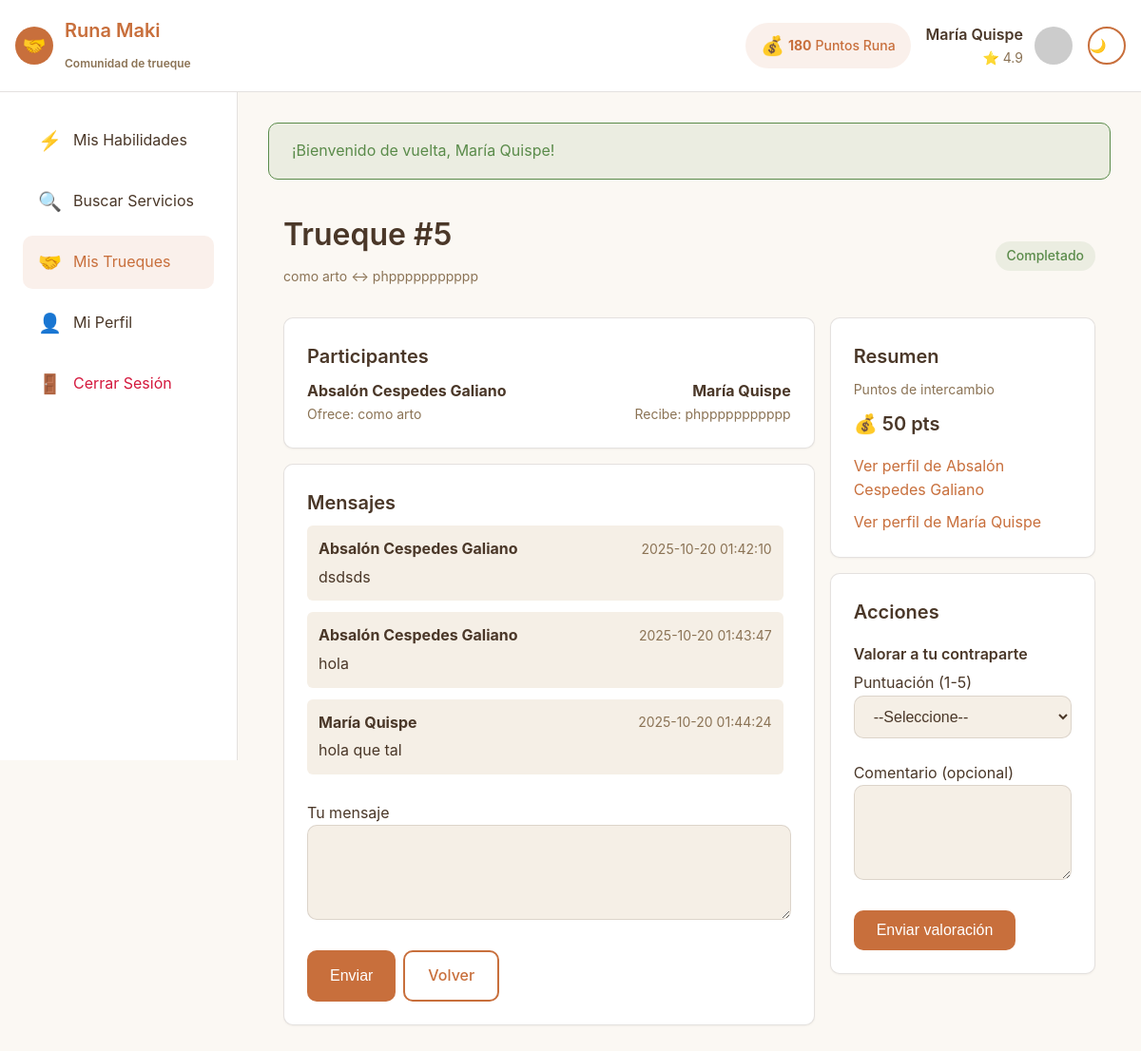
The app's page /index.php?page=trueque-detalle&id=5 (signed in) with its own data.
### tables this page shows
CREATE TABLE `trueques` (
  `id` int(11) NOT NULL,
  `usuario_ofrece_id` int(11) NOT NULL,
  `usuario_recibe_id` int(11) NOT NULL,
  `habilidad_ofrece_id` int(11) NOT NULL,
  `habilidad_recibe_id` int(11) NOT NULL,
  `puntos_intercambio` int(11) NOT NULL,
  `estado` enum('pendiente','aceptado','completado','rechazado','cancelado') DEFAULT 'pendiente',
  `fecha_creacion` timestamp NOT NULL DEFAULT current_timestamp(),
  `fecha_aceptacion` timestamp NULL DEFAULT NULL,
  `fecha_completado` timestamp NULL DEFAULT NULL
);

CREATE TABLE `habilidades` (
  `id` int(11) NOT NULL,
  `usuario_id` int(11) NOT NULL,
  `categoria_id` int(11) NOT NULL,
  `titulo` varchar(150) NOT NULL,
  `descripcion` text NOT NULL,
  `horas_ofrecidas` int(11) NOT NULL,
  `puntos_sugeridos` int(11) NOT NULL,
  `imagen` varchar(255) DEFAULT NULL,
  `estado` enum('pendiente','aprobado','rechazado') DEFAULT 'aprobado',
  `visitas` int(11) DEFAULT 0,
  `fecha_creacion` timestamp NOT NULL DEFAULT current_timestamp(),
  `fecha_actualizacion` timestamp NOT NULL DEFAULT current_timestamp() ON UPDATE current_timestamp()
);

CREATE TABLE `usuarios` (
  `id` int(11) NOT NULL,
  `nombre` varchar(100) NOT NULL,
  `email` varchar(100) NOT NULL,
  `password_hash` varchar(255) NOT NULL,
  `avatar` varchar(255) DEFAULT NULL,
  `puntos_runa` int(11) DEFAULT 100,
  `reputacion` decimal(3,2) DEFAULT 5.00,
  `nivel` varchar(50) DEFAULT 'Principiante',
  `estado` enum('activo','suspendido','inactivo') DEFAULT 'activo',
  `rol` enum('usuario','admin') DEFAULT 'usuario',
  `ubicacion` varchar(100) DEFAULT 'Cusco, Perú',
  `fecha_registro` timestamp NOT NULL DEFAULT current_timestamp(),
  `ultima_conexion` timestamp NULL DEFAULT NULL
);

CREATE TABLE `mensajes` (
  `id` int(11) NOT NULL,
  `trueque_id` int(11) NOT NULL,
  `remitente_id` int(11) NOT NULL,
  `mensaje` text NOT NULL,
  `fecha_envio` timestamp NOT NULL DEFAULT current_timestamp(),
  `leido` tinyint(1) DEFAULT 0
);

### helpers/functions.php (called while the page is built, shortened)
<?php
function view($viewName, $data = []) {
    extract($data);
    require_once ROOT_PATH . "/views/{$viewName}.php";
}
function e($string) {
    return htmlspecialchars((string)$string, ENT_QUOTES, 'UTF-8');
}

### controllers/TruequeController.php (called while the page is built, shortened)
<?php
class TruequeController {
    private $truequeModel;
    public function __construct() {
        $this->truequeModel = new Trueque();
    }
    public function detalle() {
        $id = (int)($_GET['id'] ?? 0);
        $usuarioId = getCurrentUserId();
        $trueque = $this->truequeModel->obtenerPorId($id);
        $mensajes = $this->truequeModel->obtenerMensajes($id);
        $yaValoro = false;
        if ($trueque['estado'] === 'completado') {
            $existing = $this->truequeModel->obtenerValoracionPorTruequeYEvaluador($id, $usuarioId);
            $yaValoro = (bool)$existing;
        }
        $data = [
            'trueque' => $trueque,
            'mensajes' => $mensajes,
            'es_mi_turno' => $trueque['usuario_recibe_id'] == $usuarioId,
            'ya_valoro' => $yaValoro
        ];
        view('trueques/detalle', $data);
    }
}

### config/config.php (called while the page is built, shortened)
<?php
spl_autoload_register(function ($class) {
    $paths = [
        ROOT_PATH . '/models/',
        ROOT_PATH . '/controllers/',
        ROOT_PATH . '/config/'
    ];
    foreach ($paths as $path) {
        $file = $path . $class . '.php';
        if (file_exists($file)) {
            return;
        }
    }
});
require_once ROOT_PATH . '/helpers/functions.php';

### config/database.php (called while the page is built, shortened)
<?php
class Database {
    private static $instance = null;
    private $connection;
    private $host = 'localhost';
    private $database = 'runamaki';
    private $username = 'root';
    private $password = '';
    private $charset = 'utf8mb4';
    private function __construct() {
        try {
            $dsn = "mysql:host={$this->host};dbname={$this->database};charset={$this->charset}";
            $options = [
                PDO::ATTR_ERRMODE            => PDO::ERRMODE_EXCEPTION,
                PDO::ATTR_DEFAULT_FETCH_MODE => PDO::FETCH_ASSOC,
                PDO::ATTR_EMULATE_PREPARES   => true,
            ];
            $this->connection = new PDO($dsn, $this->username, $this->password, $options);
        } catch (PDOException $e) {
            die("Error de conexión a la base de datos: " . $e->getMessage());
        }
    }
    public static function getInstance() {
        if (self::$instance === null) {
            self::$instance = new self();
        }
        return self::$instance;
    }
    public function getConnection() {
        return $this->connection;
    }
}

### models/Trueque.php (called while the page is built, shortened)
<?php
class Trueque {
    private $conn;
    public function __construct() {
        $this->db = Database::getInstance();
        $this->conn = $this->db->getConnection();
    }
    public function obtenerPorId($id) {
        $sql = "SELECT t.*,
                u1.nombre as usuario_ofrece_nombre, u1.avatar as usuario_ofrece_avatar, u1.reputacion as usuario_ofrece_reputacion,
                u2.nombre as usuario_recibe_nombre, u2.avatar as usuario_recibe_avatar, u2.reputacion as usuario_recibe_reputacion,
                h1.titulo as habilidad_ofrece_titulo,
                h2.titulo as habilidad_recibe_titulo
                FROM trueques t
                INNER JOIN usuarios u1 ON t.usuario_ofrece_id = u1.id
                INNER JOIN usuarios u2 ON t.usuario_recibe_id = u2.id
                INNER JOIN habilidades h1 ON t.habilidad_ofrece_id = h1.id
                INNER JOIN habilidades h2 ON t.habilidad_recibe_id = h2.id
                WHERE t.id = :id";
        $stmt = $this->conn->prepare($sql);
        $stmt->bindParam(':id', $id);
        $stmt->execute();
        return $stmt->fetch();
    }
    public function obtenerMensajes($truequeId) {
        $sql = "SELECT m.*, u.nombre as remitente_nombre
                FROM mensajes m
                INNER JOIN usuarios u ON m.remitente_id = u.id
                WHERE m.trueque_id = :trueque_id
                ORDER BY m.fecha_envio ASC";
        $stmt = $this->conn->prepare($sql);
        $stmt->bindParam(':trueque_id', $truequeId);
        $stmt->execute();
        return $stmt->fetchAll();
    }
}

### views/trueques/detalle.php (the view, shortened to what this page needs)
<?php
require_once ROOT_PATH . '/views/layout/header.php';
?>
<div class="container">
    <div style="display:flex; justify-content: space-between; align-items:center; margin-bottom:1rem;">
        <div>
            <h1>Trueque #<?= e($trueque['id'] ?? '') ?></h1>
            <p class="text-sm text-muted"><?= e($trueque['habilidad_ofrece_titulo'] ?? '') ?> ↔ <?= e($trueque['habilidad_recibe_titulo'] ?? '') ?></p>
        </div>
        <div>
            <span class="badge <?= $trueque['estado'] === 'pendiente' ? 'badge-primary' : ($trueque['estado'] === 'aceptado' ? 'badge' : ($trueque['estado']==='completado'?'badge-success':'badge')) ?>"><?= e(ucfirst($trueque['estado'] ?? '')) ?></span>
        </div>
    </div>
    <div class="grid" style="grid-template-columns: 2fr 1fr; gap: 1rem;">
        <div>
            <div class="card" style="margin-bottom:1rem;">
                <h3>Participantes</h3>
                <div style="display:flex; gap:1rem; align-items:center;">
                    <div style="flex:1;">
                        <strong><?= e($trueque['usuario_ofrece_nombre'] ?? 'Usuario') ?></strong>
                        <div class="text-sm text-muted">Ofrece: <?= e($trueque['habilidad_ofrece_titulo'] ?? '') ?></div>
                    </div>
                    <div style="flex:1; text-align:right;">
                        <strong><?= e($trueque['usuario_recibe_nombre'] ?? 'Usuario') ?></strong>
                        <div class="text-sm text-muted">Recibe: <?= e($trueque['habilidad_recibe_titulo'] ?? '') ?></div>
                    </div>
                </div>
            </div>
            <div class="card">
                <h3>Mensajes</h3>
                <div style="max-height:360px; overflow:auto; padding-right:0.5rem;">
                    <?php if (empty($mensajes)): ?>
                        <p class="text-muted">Aún no hay mensajes. Usa el formulario para contactar al otro usuario.</p>
                    <?php else: ?>
                        <?php foreach ($mensajes as $m): ?>
                            <div style="margin-bottom:0.75rem; padding:0.75rem; background:var(--bg-muted); border-radius:6px;">
                                <div style="display:flex; justify-content:space-between; align-items:center; margin-bottom:0.25rem;">
                                    <strong><?= e($m['remitente_nombre']) ?></strong>
                                    <span class="text-sm text-muted"><?= e($m['fecha_envio']) ?></span>
                                </div>
                                <div><?= nl2br(e($m['mensaje'])) ?></div>
                            </div>
                        <?php endforeach; ?>
                    <?php endif; ?>
                </div>
                <div style="margin-top:1rem;">
                    <form action="index.php?page=mensaje-enviar" method="POST">
                        <div class="form-group">
                            <label for="mensaje">Tu mensaje</label>
                            <textarea id="mensaje" name="mensaje" class="form-textarea" rows="3" required></textarea>
                        </div>
                        <div style="display:flex; gap:0.5rem; margin-top:0.5rem;">
                            <?php if ($es_mi_turno): ?>
                                <button type="submit" class="btn btn-primary">Enviar</button>
                            <?php else: ?>
                                <button type="submit" class="btn btn-primary">Enviar</button>
                            <?php endif; ?>
                            <a href="index.php?page=trueques" class="btn btn-outline">Volver</a>
                        </div>
                    </form>
                </div>
            </div>
        </div>
        <div>
            <div class="card" style="margin-bottom:1rem;">
                <h3>Resumen</h3>
                <div class="text-sm text-muted">Puntos de intercambio</div>
                <div style="font-weight:600; font-size:1.25rem; margin-top:0.5rem;">💰 <?= e($trueque['puntos_intercambio'] ?? 0) ?> pts</div>
                <div style="margin-top:1rem;"><a href="index.php?page=perfil&user_id=<?= e($trueque['usuario_ofrece_id'] ?? '') ?>">Ver perfil de <?= e($trueque['usuario_ofrece_nombre'] ?? '') ?></a></div>
                <div style="margin-top:0.5rem;"><a href="index.php?page=perfil&user_id=<?= e($trueque['usuario_recibe_id'] ?? '') ?>">Ver perfil de <?= e($trueque['usuario_recibe_nombre'] ?? '') ?></a></div>
            </div>
            <div class="card">
                <h3>Acciones</h3>
                <?php if (($trueque['estado'] ?? '') === 'completado'): ?>
                    <?php if (!($ya_valoro ?? false)): ?>
                        <div style="margin-top:1rem;">
                            <h4>Valorar a tu contraparte</h4>
                            <form action="index.php?page=trueque-valorar" method="POST">
                                <div class="form-group">
                                    <label>Puntuación (1-5)</label>
                                    <select name="puntuacion" class="form-select" required>
                                        <option value="">--Seleccione--</option>
                                    </select>
                                </div>
                                <div class="form-group">
                                    <label>Comentario (opcional)</label>
                                    <textarea name="comentario" class="form-textarea"></textarea>
                                </div>
                                <div style="margin-top:0.5rem;">
                                    <button type="submit" class="btn btn-primary">Enviar valoración</button>
                                </div>
                            </form>
                        </div>
                    <?php else: ?>
                        <div style="margin-top:1rem;">Ya has valorado este trueque. Gracias.</div>
                    <?php endif; ?>
                <?php endif; ?>
            </div>
        </div>
    </div>
</div>
<?php require_once ROOT_PATH . '/views/layout/footer.php'; ?>

### public/css/styles.css (style rules this page uses)
:root { --color-primary: #C86F3C; --color-secondary: #D4A574; --color-accent: #5A8B4A; --color-tierra: #8B7355; --color-marron: #4A3728; --bg-main: #FBF8F3; --bg-card: #ffffff; --bg-muted: #F5EFE6; --text-primary: #4A3728; --text-secondary: #8B7355; --text-muted: #B8A490; --border-color: rgba(74, 55, 40, 0.15); --radius: 10px; --shadow-sm: 0 1px 2px rgba(74, 55, 40, 0.05); --shadow-md: 0 4px 6px rgba(74, 55, 40, 0.1); --shadow-lg: 0 10px 15px rgba(74, 55, 40, 0.15); }
* { margin: 0; padding: 0; box-sizing: border-box; }
body { font-family: 'Nunito', 'Montserrat', -apple-system, BlinkMacSystemFont, 'Segoe UI', sans-serif; background-color: var(--bg-main); color: var(--text-primary); line-height: 1.6; font-size: 16px; }
h1 { font-size: 2rem; font-weight: 600; margin-bottom: 0.5rem; color: var(--text-primary); }
h3 { font-size: 1.25rem; font-weight: 600; margin-bottom: 0.5rem; }
h4 { font-size: 1rem; font-weight: 600; margin-bottom: 0.25rem; }
p { margin-bottom: 1rem; }
a { color: var(--color-primary); text-decoration: none; transition: color 0.3s; }
.container { max-width: 1200px; margin: 0 auto; padding: 0 1rem; }
.btn { display: inline-flex; align-items: center; gap: 0.5rem; padding: 0.75rem 1.5rem; border: none; border-radius: var(--radius); font-size: 1rem; font-weight: 500; cursor: pointer; transition: all 0.3s; text-decoration: none; }
.btn-primary { background-color: var(--color-primary); color: white; }
.btn-outline { background-color: transparent; border: 2px solid var(--color-primary); color: var(--color-primary); }
.card { background-color: var(--bg-card); border: 1px solid var(--border-color); border-radius: var(--radius); padding: 1.5rem; box-shadow: var(--shadow-sm); transition: all 0.3s; }
.form-group { margin-bottom: 1.5rem; }
.form-input, .form-select, .form-textarea { width: 100%; padding: 0.75rem 1rem; border: 1px solid var(--border-color); border-radius: var(--radius); background-color: var(--bg-muted); color: var(--text-primary); font-size: 1rem; transition: all 0.3s; }
.form-textarea { resize: vertical; min-height: 100px; }
.badge { display: inline-flex; align-items: center; gap: 0.25rem; padding: 0.25rem 0.75rem; background-color: var(--bg-muted); color: var(--text-primary); border-radius: 999px; font-size: 0.875rem; font-weight: 500; }
.badge-success { background-color: rgba(90, 139, 74, 0.1); color: var(--color-accent); }
.grid { display: grid; gap: 1.5rem; }
.text-muted { color: var(--text-secondary); }
.text-sm { font-size: 0.875rem; }

### records on screen
trueques: id "5", habilidad_ofrece.titulo "como arto", habilidad_recibe.titulo "phppppppppppp", estado "Completado", usuario_ofrece.nombre "Absalón Cespedes Galiano", usuario_recibe.nombre "María Quispe", puntos_intercambio "50"
mensajes: remitente.nombre "Absalón Cespedes Galiano", fecha_envio "2025-10-20 01:42:10", mensaje "dsdsds"
mensajes: remitente.nombre "Absalón Cespedes Galiano", fecha_envio "2025-10-20 01:43:47", mensaje "hola"
mensajes: remitente.nombre "María Quispe", fecha_envio "2025-10-20 01:44:24", mensaje "hola que tal"

### other values on screen
$_SESSION['puntos_runa'] "180"
$_SESSION['nombre'] "María Quispe"
$_SESSION['reputacion'] "4.9"
$flash['message'] "¡Bienvenido de vuelta, María Quispe!"
